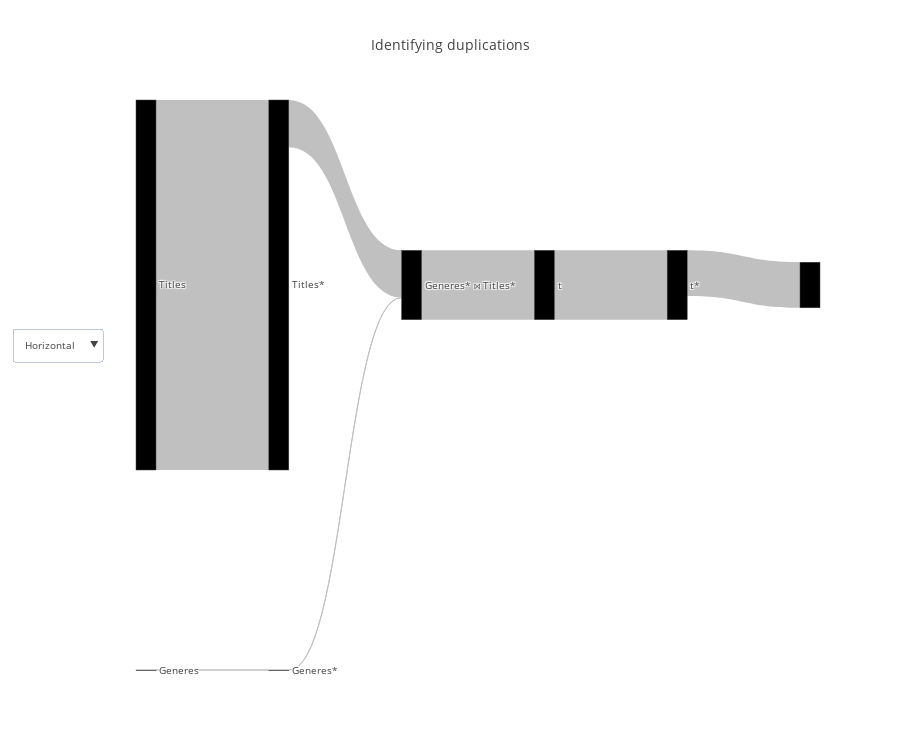

Here is the notebook cell this chart was saved with:
### Code cell
cardinality_df = query_renderer.get_cardinality_df(query, con_str)
query_renderer.vizualize(cardinality_df, title="Identifying duplications", metrics=["actual_rows"], open_=False)

### Figure 1 — Plotly figure (JSON) as saved in the notebook; plotly's stock layout.template omitted (floating-point values rounded to 4 significant figures)
{"data": [{"link": {"color": ["silver", "silver", "silver", "silver", "silver", "silver", "silver"], "label": ["", "Filter condition: generes.kid_safe", "", "Filter condition: (titles.premiered >= (date_part('year'::text, (CURRENT_DATE)::timestamp without time zone) - '2'::double precision))", "Join Filter ('Inner', '(\"position\"(titles.genres, generes.genere_name) > 0)')", "", "Filter condition: (t.row_num = 1)"], "source": [0, 1, 2, 3, 4, 5, 6], "target": [1, 4, 3, 4, 5, 6, 7], "value": [29, 27, 7137701, 911257, 1338247, 1338247, 878935]}, "node": {"color": [null, null, null, null, null, null, null], "label": ["Generes", "Generes*", "Titles", "Titles*", "Generes* ⋈ Titles*", "t", "t*"], "pad": 200}, "orientation": "h", "type": "sankey", "valueformat": ",", "valuesuffix": [" Rows", " Rows", " Rows", " Rows", " Rows", " Rows", " Rows"]}], "layout": {"font": {"size": 10}, "height": 750, "title": "Identifying duplications", "updatemenus": [{"buttons": [{"args": ["orientation", "h"], "label": "Horizontal", "method": "restyle"}, {"args": ["orientation", "v"], "label": "Vertical", "method": "restyle"}], "y": 0.6}]}}
